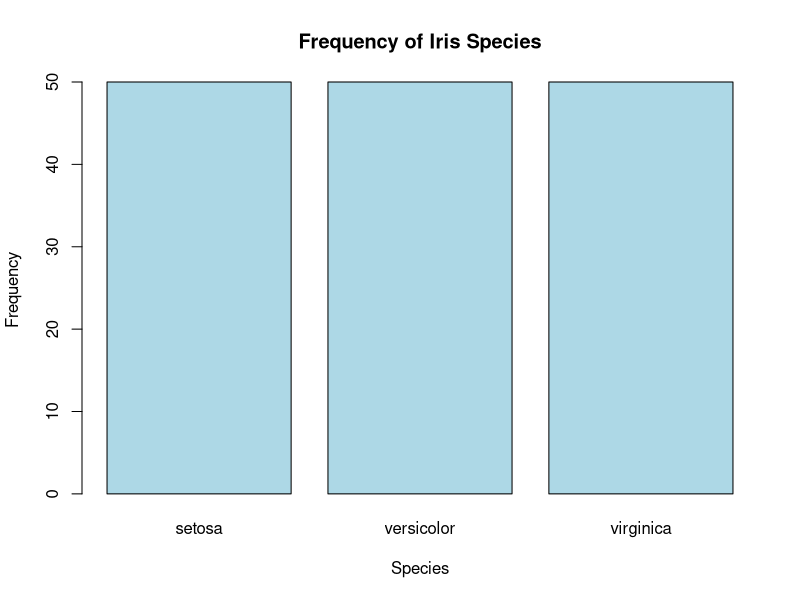
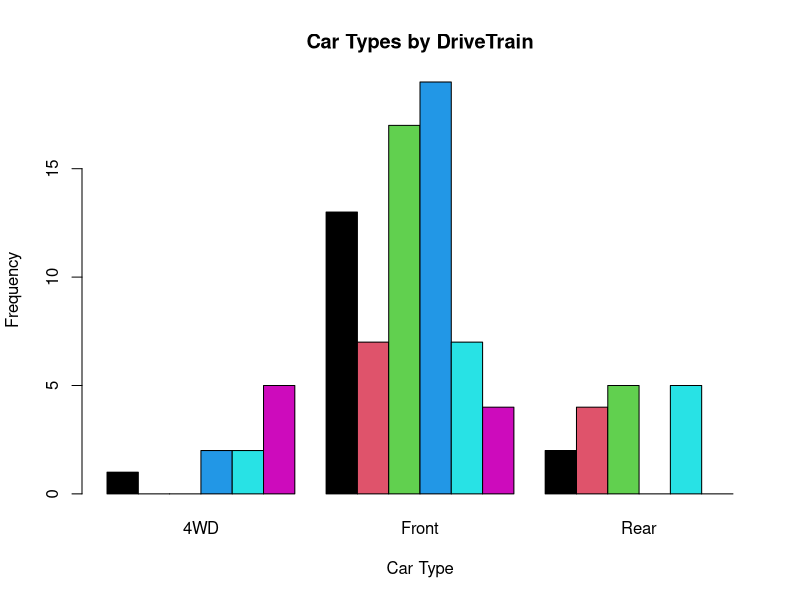
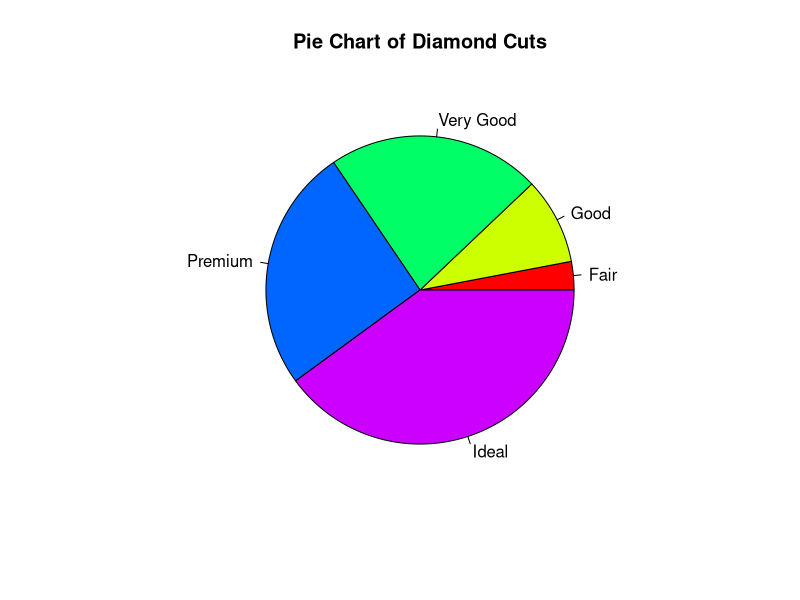
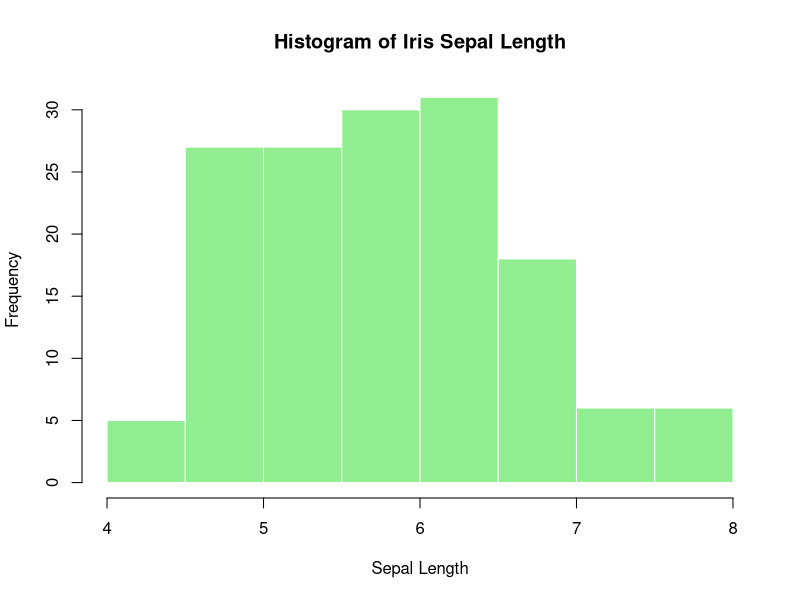
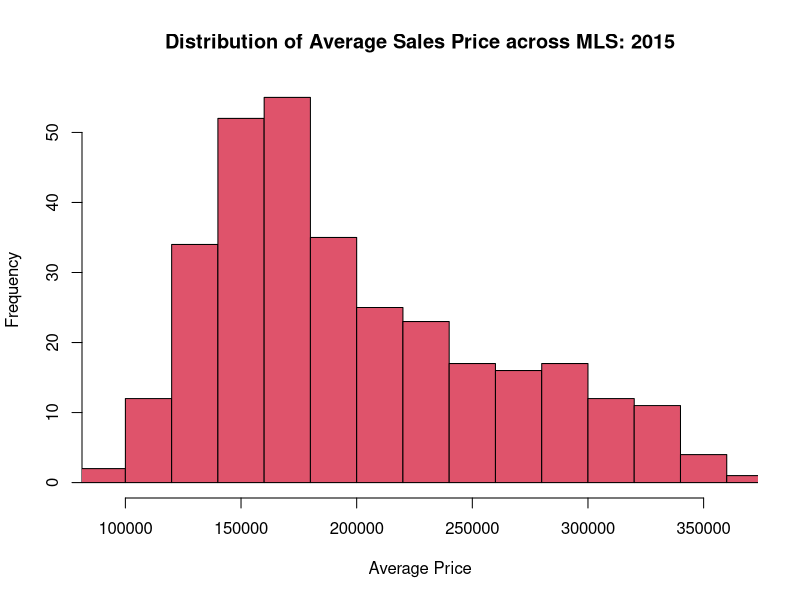
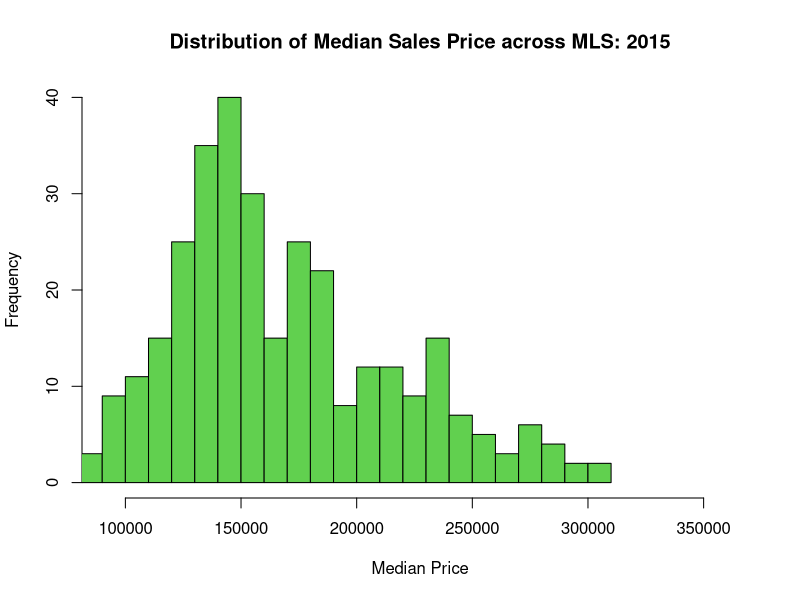
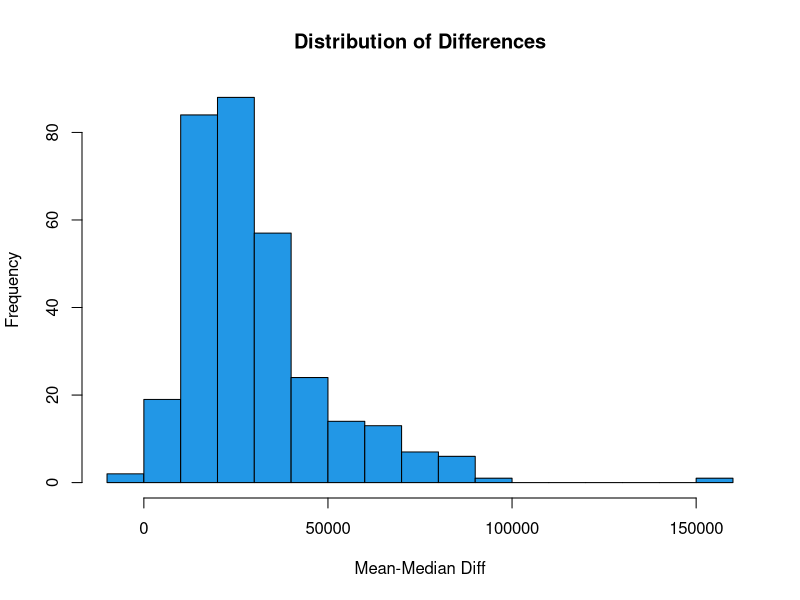

Source code (R) for these figures, in order:
## ---- chunk 1
library(MASS)
library(ggplot2)
## ---- chunk 2
iris_freq <- table(iris$Species)
iris_freq
## ---- chunk 3
data(Cars93)
cars93_freq <- table(Cars93$Type)
cars93_freq
## ---- chunk 4
data(diamonds)
diamonds_freq <- table(diamonds$cut)
diamonds_freq
## ---- chunk 5
iris_rel_freq <- table(iris$Species)/nrow(iris)
iris_rel_freq
## ---- chunk 6
cars93_rel_freq <- table(Cars93$Type)/nrow(Cars93)
cars93_rel_freq
## ---- chunk 7
diamonds_rel_freq <- table(diamonds$cut)/nrow(diamonds)
diamonds_rel_freq
## ---- chunk 8
barplot(table(iris$Species), 
        main = "Frequency of Iris Species", 
        xlab = "Species", 
        ylab = "Frequency", 
        col = "lightblue")
## ---- chunk 9
cars93_table <- table(Cars93$Type, Cars93$DriveTrain)
cars93_table

barplot(cars93_table, 
        beside = T, 
        main = "Car Types by DriveTrain", 
        xlab = "Car Type", 
        ylab = "Frequency", 
        col = 1:6)

## ---- chunk 10
pie(table(diamonds$cut), 
    main = "Pie Chart of Diamond Cuts", 
    col = rainbow(length(table(diamonds$cut))))
## ---- chunk 11
hist(iris$Sepal.Length, 
     main = "Histogram of Iris Sepal Length", 
     xlab = "Sepal Length", 
     col = "lightgreen", 
     border = "white")
## ---- chunk 12
mean_sepal <- mean(iris$Sepal.Length)
median_sepal <- median(iris$Sepal.Length)
print(mean_sepal)
print(median_sepal)
## ---- chunk 13
data(txhousing)
?txhousing
## ---- chunk 14
txhousing$avgPrice = txhousing$volume/txhousing$sales
data = txhousing[txhousing$year==2015,]
hist(data$avgPrice,breaks=sqrt(nrow(data)),xlab='Average Price',ylab='Frequency',main='Distribution of Average Sales Price across MLS: 2015',col=2,xlim=c(min(data$avgPrice,na.rm=T),max(data$avgPrice,na.rm=T)))
hist(data$median,breaks=sqrt(nrow(data)),xlab='Median Price',ylab='Frequency',main='Distribution of Median Sales Price across MLS: 2015',col=3,xlim=c(min(data$avgPrice,na.rm=T),max(data$avgPrice,na.rm=T)))

data$detectOut = data$avgPrice - data$median
hist(data$detectOut,breaks=sqrt(nrow(data)),xlab='Mean-Median Diff',ylab='Frequency',main='Distribution of Differences',col=4)
print(mean(data$detectOut,na.rm=T))
print(round(mean(data$detectOut,na.rm=T)/mean(data$avgPrice,na.rm=T),2))
